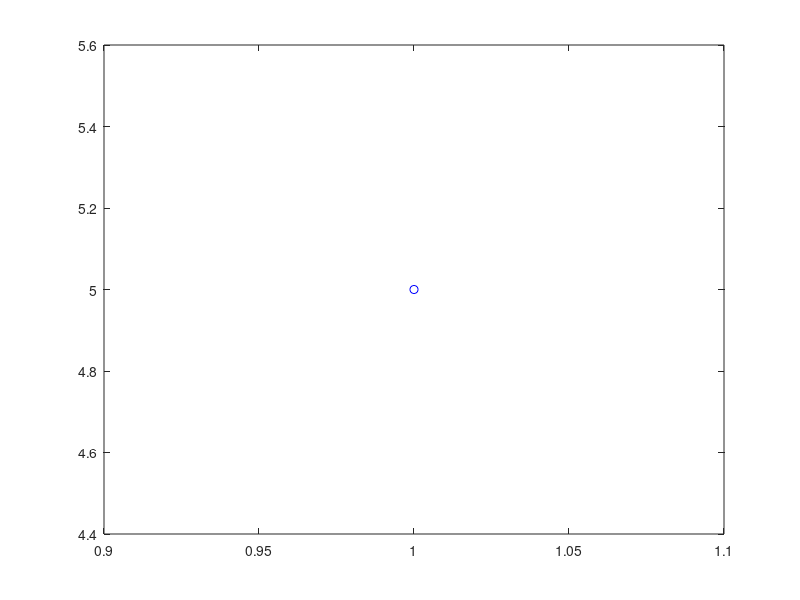

This figure's MATLAB source:
%rung4_main.m : Write main program to access rung4 function
clc;
clear all;
close all;
x0=input('\nEnter x0=');
y0=input('Enter y0=');
xn=input('Enter xn=');
h=input('Enter h=');
n=fix((xn-x0)/h);
x(1)=x0;
y(1)=y0;
for i=2:n+1
    x(i)=x0+h;
    y1=runge4(x0,y0,h);
    y(i)=y1;
    x0=x(i);
    y0=y1;
end
for i=1:n+1
    fprintf('x(%d)=%5.1f y(%d)=%7.5f\n',i,x(i),i,y(i));
end

plot(y,'bo-');
%end of main
